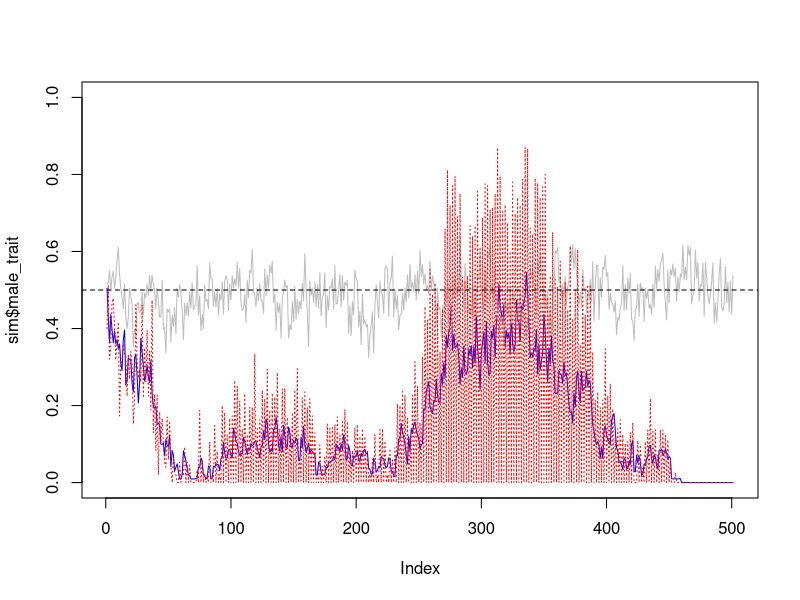

Write R code to recreate this figure.
#### parameters ####

## list of global parameters
p <- list(
  nb_class = c(1,1), ## i classes of juveniles; non reproductive; only the last observes
  ## j classes of adults; reproductive; only the last does not observe
  K = 200, ## pop size
  female_strategy = "conformity", ## alternatives: "koinophilia" or "conformity"
  survival = 0.9, ## must be < 1
  # ageing = 0.1, ## probability to stay in the same age class from one time step to the next
  initial_trait_frequency = 0.5, # initial probability that males have trait 1 (and neutral trait 1)
  # initial_choice_frequency = 0.1, # initial probability that females have chosen trait 1
  n_matings = 10, ## maximum number of matings for males at every time step, must be > 0
  heritability = 1, ## with mutation rate = 1 - heritability
  n_obs = 10, ## maximal number of couples observed per female
  c = 0.6, ## copying rate
  n_steps_removed = 50) ## must be > 0

## dataframe for parameters variation
param_variation <- expand.grid(n_obs = c(4, 6, 8, 10, 15),
                               heritability = 1,
                               c = seq(0.6, 0.8, 0.05))
param_variation_null <- expand.grid(n_obs = 0,
                               heritability = 1,
                               c = seq(0.6, 0.8, 0.05))

## number of replicates per combination of parameters
n_replicates <- 100

## total number of simulations to run
n_simus <- nrow(param_variation) * n_replicates

## number of time steps
n_steps <- 200


#### functions to run simulations ####

# parameters <- p

init_pop <- function(parameters) {
  males <- matrix(NA, nrow = parameters$K, ncol = 4) ## age / trait / neutral trait / alive / nb of matings    
  females <- matrix(NA, nrow = parameters$K, ncol = 7) ## age / trait / neutral trait / alive / observed / preferred / ID male chosen
  colnames(males) <- c("age", "trait", "neutral", "alive")
  colnames(females) <- c("age", "trait", "neutral", "alive", "observed", "preferred", "ID_father")
  ## description of classes
  reproductive = c(rep(FALSE, parameters$nb_class[1]), rep(TRUE, parameters$nb_class[2]))
  observing = c(rep(FALSE, parameters$nb_class[1]-1), TRUE, rep(TRUE, parameters$nb_class[2]-1), FALSE)
  ## initial repartition among age classes
  ## geometric decrease in frequency, based on survival chances
  n <- with(parameters,sum(nb_class))
  pr <- with(parameters, survival^(1:n) / ((survival-survival^(n+1)) / (1-survival))) 
  ## randomly draw number of males
  n_males <- rbinom(1, size = parameters$K, prob = 1/2)
  n_females <- parameters$K - n_males
  ## random repartition of individuals among age classes
  n_males <- as.numeric(rmultinom(1, size = n_males, prob = pr)) # number of males per age class
  n_females <- as.numeric(rmultinom(1, size = n_females, prob = pr)) # number of females per age class
  
  n_tot_females <- sum(n_females) # total number of females
  n_tot_males <- sum(n_males) # total number of males
  
  ## Initialization of age, trait, neutral trait and "who is alive" for females and males
  if (n_tot_females > 0) {
    pos <- 1 : n_tot_females
    females[pos, "age"] <- rep(1:n, times = n_females) # initialization of age in the female matrix
    females[pos, "trait"] <- rbinom(n_tot_females, size = 1, prob = parameters$initial_trait_frequency) # initialization of trait
    females[pos, "neutral"] <- rbinom(n_tot_females, size = 1, prob = parameters$initial_trait_frequency) # initialization of neutral trait
    females[pos, "alive"] <- 1 # initialization of "who is alive"
  }
  if (n_tot_males > 0) {
    pos <- 1 : n_tot_males 
    males[pos, "age"] <- rep(1:n, times = n_males) # initialization of age in the male matrix
    males[pos, "trait"] <- rbinom(n_tot_males, size = 1, prob = parameters$initial_trait_frequency) # initialization of trait
    males[pos, "neutral"] <- rbinom(n_tot_males, size = 1, prob = parameters$initial_trait_frequency) # initialization of neutral trait
    males[pos, "alive"] <- 1 # initialization of "who is alive"
  }
  
  ## Initialization of male chosen for reproductive females
  pos_f <- which(reproductive[females[, 1]]) # positions of reproductive females
  pos_m <- which(reproductive[males[, 1]]) # positions of reproductive males
  if (length(pos_f) > 0 & length(pos_m) > 0) {
    if (length(pos_m) == 1) {
      females[pos_f, "ID_father"] <- pos_m
    } else {
      females[pos_f, "ID_father"] <- sample(pos_m, size = length(pos_f), replace = TRUE)
    }
  }
  
  return(list(males = males, females = females, reproductive = reproductive, observing = observing))
}
# 
# parameters <- p
# tmax <- 10
# return_tradition_only = FALSE

dynamics <- function(tmax, parameters, return_tradition_only = FALSE) { # if return_tradition_only = FALSE, store raw temporal results, if not, store only one tradition (duration) per simulation
  ## initialization
  pop <- init_pop(parameters)
  
  nb <- sum(parameters$nb_class) # number of age classes
  n_females <- n_females_old <- table(factor(pop$females[, "age"], levels = 1 : nb)) # number of females per age class
  n_males <- n_males_old <- table(factor(pop$males[, "age"], levels = 1 : nb)) # number of males per age class
  
  ## prepare vectors and matrices to store output (only if we store raw results)
  if (!return_tradition_only) {
    # for males
    sequence_trait_m <- sequence_neutral_m <- rep(NA, tmax + 1)
    sequence_trait_m[1] <- mean(pop$males[, "trait"], na.rm = TRUE)
    sequence_neutral_m[1] <- mean(pop$males[, "neutral"], na.rm = TRUE)
    # for females
    sequence_trait_f <- sequence_neutral_f <- rep(NA, tmax + 1)
    sequence_observed <- sequence_preferred <- sequence_choice <- rep(NA, tmax + 1)
    sequence_trait_f[1] <- mean(pop$females[, "trait"], na.rm = TRUE)
    sequence_neutral_f[1] <- mean(pop$females[, "neutral"], na.rm = TRUE)
    sequence_choice[1] <- mean(pop$males[pop$females[, "ID_father"], "trait"], na.rm = TRUE)
    sequence_observed[1] <- NA
    sequence_preferred[1] <- NA
    # number of individuals in each age class
    pop_size <- matrix(NA, nrow = tmax + 1, ncol = 2*nb)
    pop_size[1,] <- c(n_females, n_males)
  } else {
    mean_choice <- NA
    trad_duration <- NA
  }
  sequence_nb_demos <- sequence_nb_observations <- rep(NA, tmax + 1)
  sequence_nb_demos[1] <- NA
  sequence_nb_observations[1] <- NA
  
  ## start loop on time steps
  ## as females are "initialized" with a mate, reproduction must come first
  for(g in 1 : tmax) {
    
    ## position of females who reproduced in the previous step
    pos_fR <- which(pop$reproductive[pop$females[, "age"]] & !is.na(pop$females[, "ID_father"])) # position of the females who reproduced (demonstrator females)
    # if (length(pos_fR) == 0) { # if no mate choice at the previous step, we want to end the simulation
    #   print(g)
    #   print("no mate choice in the previous step, stop time, return results")
    #   break # go out of the loop on time steps, to store results
    # }
    # print("the next 2 lines are the position of females who mated and of males that have been chosen in the previous step")
    # print(pos_fR)
    # print(pop$females[pos_fR, "ID_father"])
    
    ## observations / preference
    pos_fO <- which(pop$observing[pop$females[, "age"]]) # position of observing females
    if (length(pos_fO) == 0) {
      # print(g)
      # print("no observing females")
    }
    if (parameters$n_obs == 0) { # preference in the null model, for n_obs = 0
      pop$females[pos_fO, "observed"] <- NA # nothing is observed
      pop$females[pos_fO, "preferred"] <- rbinom(length(pos_fO), size = 1, prob = 1/2) # the preference is random
      sequence_nb_observations[g + 1] <- parameters$n_obs
    } else { # preference in the social model, for n_obs > 0
      # we need the trait of the observed males
      if (parameters$female_strategy == "conformity") { # if female strategy is conformity
        traits_observed_males <- pop$males[pop$females[pos_fR, "ID_father"], "trait"] # traits of males who reproduced with the demonstrator females at g-1
      }
      if (parameters$female_strategy == "koinophilia") { # if female strategy is koinophilia
        traits_observed_males <- pop$males[which(pop$reproductive[pop$males[, "age"]]), "trait"] # traits of reproductive males who are present at g
      }
      # if (!return_tradition_only) sequence_nb_demos[g + 1] <- length(traits_observed_males) # store the number of social info available
      
      if (parameters$n_obs >= length(traits_observed_males)) { # case where there is less to observe than what females could: all females observe the same matings
        sequence_nb_observations[g + 1] <- length(traits_observed_males) # the effective number of observations is the number of available matings to observe
        if (length(traits_observed_males) == 0) { # if there is nothing to observe at this time step, the preference is random
          # print(g)
          # print("nothing to observe, because no repro females or repro males at the previous step")
          pop$females[pos_fO, "observed"] <- NA
          pop$females[pos_fO, "preferred"] <- rbinom(length(pos_fO), size = 1, prob = 1/2)
        } else {
          fr_obs <- mean(traits_observed_males) # frequency for trait 1 observed
          pop$females[pos_fO, "observed"] <- fr_obs
          if (fr_obs > 1/2) {
            pop$females[pos_fO, "preferred"] <- 1
          } 
          else {
            if (fr_obs == 1/2) {
              pop$females[pos_fO,"preferred"] <- rbinom(length(pos_fO), size = 1, prob = 1/2)
            } 
            else {
              pop$females[pos_fO,"preferred"] <- 0
            }
          }
        }
      }
      if (parameters$n_obs < length(traits_observed_males)) { # could be replaced by a else?
        # case where there are more matings to observe than what females can observe
        # use a hypergeometric sampling for each female
        # and determine which male trait value is most frequent among the observations
        sequence_nb_observations[g + 1] <- parameters$n_obs
        nb_1 <- sum(traits_observed_males) # number of 1 in all possible observations
        nb_0 <- length(traits_observed_males) - nb_1 # number of 0 in all possible observations
        nb_1_obs <- rhyper(length(pos_fO), nb_1, nb_0, parameters$n_obs) # number of 1 observed by each observer female
        fr_obs <- nb_1_obs/parameters$n_obs # frequency of 1 observed for each observer female
        pop$females[pos_fO, "observed"] <- fr_obs
        pop$females[pos_fO, "preferred"] <- ifelse(fr_obs > 1/2, 1, 0)
        l <- fr_obs == 1/2
        if (any(l)) {
          pop$females[pos_fO[l], "preferred"] <- rbinom(sum(l), size = 1, prob = 1/2)
        } 
      }
    } ## end of acquisition of the preference in the social model
    
    
    ## who will survive?
    pos <- which(pop$females[, "age"] < nb) # position of females of age class in which survival occurs (not the last age class)
    pop$females[pos, "alive"] <- with(parameters, rbinom(length(pos), size = 1, prob = survival)) # survival (1) or death (0) for every female
    pop$females[which(pop$females[, "age"] == nb), "alive"] <- 0 # females of the last age class will all die
    pos <- which(pop$males[, "age"] < nb) # position of males of age class in which survival occurs (not the last age class)
    pop$males[pos, "alive"] <- with(parameters, rbinom(length(pos), size = 1, prob = survival)) # survival (1) or death (0) for every male
    pop$males[which(pop$males[, "age"] == nb), "alive"] <- 0 # males of the last age class will all die
    
    ## how many newborns to keep pop size constant?
    nb_newborns <- parameters$K - sum(pop$males[, "alive"], na.rm = TRUE) - sum(pop$females[, "alive"], na.rm = TRUE)
    if (nb_newborns < 0) stop("Number of newborns cannot be negative!") # check that everything is OK, in principle this could be removed...
    if (nb_newborns > parameters$K) stop("Number of newborns cannot excess max population size!")
    
    ## randomly draw the identity of the mother / transmission of trait
    if (length(pos_fR) > 0) { # if there are mothers...
      if (nb_newborns > 0) { # ... and space for newborns
        if (length(pos_fR) == 1) {
          who_is_the_mother <- pos_fR
        } else {
          who_is_the_mother <- sample(pos_fR, size = nb_newborns, replace = TRUE)
        }
        who_is_the_father <- pop$females[who_is_the_mother, "ID_father"] # position of the father for each newborn
        # compute trait values for newborns, as transmitted by the two parents
        # print("the next 4 lines are who_is_the_mother, who_is_the_father and theirs relative traits")
        # print(who_is_the_mother)
        # print(who_is_the_father)
        # print(pop$females[who_is_the_mother, "trait"])
        # print(pop$males[who_is_the_father, "trait"])
        newborn_trait <- ifelse(runif(nb_newborns) < 0.5, pop$females[who_is_the_mother, "trait"], pop$males[who_is_the_father, "trait"])
        newborn_neutral <- ifelse(runif(nb_newborns) < 0.5, pop$females[who_is_the_mother, "neutral"], pop$males[who_is_the_father, "neutral"])
        # print("next line = generation")
        # print(g)
        # print("next line = newborn_trait")
        # print(newborn_trait)
        # print("next line = newborn_neutral")
        # print(newborn_neutral)
        # print("next 2 lines = mother and father traits")
        # print(pop$females[who_is_the_mother, "trait"])
        # print(pop$males[who_is_the_father, "trait"])
        # mutation
        mutation_rate <- 1 - parameters$heritability
        mute <- runif(nb_newborns) < mutation_rate
        if (any(mute)) newborn_trait[mute] <- rbinom(sum(mute), size = 1, prob = 1/2)
        mute <- runif(nb_newborns) < mutation_rate
        if (any(mute)) newborn_neutral[mute] <- rbinom(sum(mute), size = 1, prob = 1/2)
        # print("the next line is newborns traits, and male newborn traits")
        # print(newborn_trait)
        # are newborns males or females ?
        newborn_female <- runif(nb_newborns) < 0.5 # TRUE if the newborn is a female
      } else {print("no space for newborns at this step")}
    } else {print("no newborns because no repo females at this step")}

    ## ageing / death
    pop$males[pop$males[, "alive"] == 0, ] <- NA # rows of NA for dead males
    # pos_males_age <- which(!is.na(pop$males[, "age"]))
    # pop$males[pos_males_age, "age"] <- ifelse(runif(length(pos_males_age)) > parameters$ageing, pop$males[pos_males_age, "age"] + 1, pop$males[pos_males_age, "age"])
    pop$males[, "age"] <- pop$males[, "age"] + 1
    pop$females[pop$females[, "alive"] == 0, ] <- NA # rows of NA for dead females
    # pos_females_age <- which(!is.na(pop$females[, "age"]))
    # pop$females[pos_females_age, "age"] <- ifelse(runif(length(pos_females_age)) > parameters$ageing, pop$females[pos_females_age, "age"] + 1, pop$females[pos_females_age, "age"])
    pop$females[, "age"] <- pop$females[, "age"] + 1

    
    # add newborns to tables
    if (length(pos_fR) > 0) { # if there are mothers...
      if (nb_newborns > 0) { # ... and space for newborns: there are newborns to add to tables
        if (length(newborn_female) > 0 & any(newborn_female)) { # female newborns
          pos <- which(is.na(pop$females[, "age"])) # all empty spaces in the matrix
          pos_f <- pos[1 : sum(newborn_female)] # the empty spaces that will be used to store newborns
          pop$females[pos_f, "trait"] <- newborn_trait[newborn_female]
          pop$females[pos_f, "neutral"] <- newborn_neutral[newborn_female]
          pop$females[pos_f, "age"] <- 1
          pop$females[pos_f, "alive"] <- 1
        }
        if (length(newborn_female) > 0 & any(!newborn_female)) { # male newborns
          pos <- which(is.na(pop$males[, "age"])) # all empty spaces in the matrix
          pos_m <- pos[1 : sum(!newborn_female)] # the empty spaces that will be used to store newborns
          # print(newborn_trait[!newborn_female])
          pop$males[pos_m, "trait"] <- newborn_trait[!newborn_female]
          pop$males[pos_m, "neutral"] <- newborn_neutral[!newborn_female]
          pop$males[pos_m, "age"] <- 1
          pop$males[pos_m, "alive"] <- 1
        }
      }
    }

    ## update who is reproductive (who will have to choose a mate)
    pos_fR <- which(pop$reproductive[pop$females[, "age"]])
    pos_mR <- which(pop$reproductive[pop$males[, "age"]])
    
    if (length(pos_fR) == 0) {
      print(g)
      print("no more reproductive females in the pop")
      nb_repro <- 0
      break
    }
    if (length(pos_mR) == 0) {
      print(g)
      print("no more reproductive males in the pop, stop time, return results")
      nb_repro <- 0
      break
    }
    
    ## mating based on preferences with competition among males
    pop$females[, "ID_father"] <- NA # reset the column of chosen mates from the previous time step
    pos_f_non_mated <- which(pop$reproductive[pop$females[, "age"]] & is.na(pop$females[, "ID_father"])) # females who have to choose a mate
    pos_m_non_mated <- pos_mR # males who still have matings to make
    nb_matings_males <- rep(parameters$n_matings, length(pos_mR)) # number of matings to make for each male
    names(nb_matings_males) <- pos_mR
    
    while (length(pos_f_non_mated) > 0 && length(pos_m_non_mated) > 0) { # as long as there are males and females available to mate
      # stop the while loop if c = 1 and all females preferences are different from males traits (no choice possible, the while loop would never end)
      if (parameters$c == 1 & !any(pop$females[pos_f_non_mated, "preferred"] %in% pop$males[pos_m_non_mated, "trait"])) {  
        break }
      
      pos_f_met <- pos_m_met <- NULL # vectors of females and males who will meet each other
      if (length(pos_f_non_mated) > length(pos_m_non_mated)) { # if there are more females to mate than males available
        pos_f_met <- sample(pos_f_non_mated, length(pos_m_non_mated), replace = FALSE) # we randomly select the females who will have a mate
        pos_m_met <- pos_m_non_mated
      }
      if (length(pos_m_non_mated) > length(pos_f_non_mated)) { # if there are more males available than females
        pos_m_met <- sample(pos_m_non_mated, length(pos_f_non_mated), replace = FALSE) # we randomly select one male for each female to meet with
        pos_f_met <- pos_f_non_mated
      }
      if (length(pos_m_non_mated) == length(pos_f_non_mated) && length(pos_m_non_mated) > 1) { # if there are as many males as females available (and > 1)
        pos_m_met <- sample(pos_m_non_mated) # all males available are met, we just reorder the vector of males
        pos_f_met <- pos_f_non_mated
      }
      if (length(pos_m_non_mated) == length(pos_f_non_mated) && length(pos_m_non_mated) == 1) { # if there are as many males as females available (1 of each)
        pos_m_met <- pos_m_non_mated # the last male available is met by the last female 
        pos_f_met <- pos_f_non_mated
      }
      
      pr <- ifelse(pop$males[pos_m_met, "trait"] == pop$females[pos_f_met, "preferred"], # probability to accept the sampled (met) male, for each female
                   parameters$c,
                   1 - parameters$c)
      
      if(any(is.na(pop$males[pos_m_met, "trait"]))) stop("NA in met males traits")
      if (any(pr < 0) | any(pr > 1)) stop("Invalid probability value!")
      
      chosen <- rbinom(length(pos_f_met), size = 1, prob = pr) # is the male chosen or not, for every female
      
      if (any(chosen == 1)) { # if matings occur, store the choice of females and update the vectors of males and females still available for mating
        pop$females[pos_f_met[chosen == 1], "ID_father"] <- pos_m_met[chosen == 1]
        pos_f_non_mated <- pos_fR[is.na(pop$females[pos_fR, "ID_father"])] # update positions of females without a mate
        
        nb_matings_males[as.character(pos_m_met[chosen == 1])] <- nb_matings_males[as.character(pos_m_met[chosen == 1])] - 1 # remove a mating for males who mated
        pos_m_non_mated <- pos_m_non_mated[nb_matings_males > 0] # keep only males who still have matings to make
        nb_matings_males <- nb_matings_males[nb_matings_males > 0] # keep only males who still have matings to make
      }
    }
    
    ## number of demonstrations during that time step
    nb_repro <- length(which(pop$reproductive[pop$females[, "age"]] & !is.na(pop$females[, "ID_father"])))
    sequence_nb_demos[g + 1] <- nb_repro
    
    ## done with that time step, store output
    
    # if (!any(!is.na(pop$females[, "age"])) || !any(!is.na(pop$males[, "age"]))) {
    #   g <- g - 1
    #   print("male or female extinction")
    #   break # go out of the for (generations) loop
    # }
    
    if (!return_tradition_only) { # outputs if we store raw temporal results
      # for males
      sequence_trait_m[g + 1] <- mean(pop$males[, "trait"], na.rm = TRUE)
      sequence_neutral_m[g + 1] <- mean(pop$males[, "neutral"], na.rm = TRUE)
      # for females
      sequence_trait_f[g + 1] <- mean(pop$females[, "trait"], na.rm = TRUE)
      sequence_neutral_f[g + 1] <- mean(pop$females[, "neutral"], na.rm = TRUE)
      sequence_observed[g + 1] <- mean(pop$females[, "observed"], na.rm = TRUE)
      sequence_preferred[g + 1] <- mean(pop$females[, "preferred"], na.rm = TRUE)
      sequence_choice[g + 1] <- mean(pop$males[pop$females[, "ID_father"], "trait"], na.rm = TRUE)
      # number of individuals in each age class
      n_females <- table(factor(pop$females[, "age"], levels = 1 : nb))
      n_males  <- table(factor(pop$males[, "age"], levels = 1 : nb))      
      pop_size[g + 1, ] <- c(n_females, n_males)
    }
    else { # if we store results for one tradition only, compute the duration of the tradition and stops the simulation if the tradition ends
      if (g == parameters$n_steps_removed) {
        mean_choice <- mean(pop$males[pop$females[, "ID_father"], "trait"], na.rm = TRUE)
        trad_duration <- 0
      }
      if (g > parameters$n_steps_removed) { # start computing the duration of the tradition and return results if the tradition ends
        mean_choice_old <- mean_choice # mean choice at g-1
        mean_choice <- mean(pop$males[pop$females[, "ID_father"], "trait"], na.rm = TRUE) # mean choice at g
        # print("the next 2 lines are mean_choice_old and mean_choice")
        # print(mean_choice_old)
        # print(mean_choice)
        # XOR operator (exclusive or): TRUE if one input is FALSE and the other is TRUE; FALSE if the two are TRUE, or if the two are FALSE
        if (xor(mean_choice > 0.5, mean_choice_old > 0.5)) return(c(last_time_step = g, mean_choice_last_step = mean_choice_old, 
                                                                    n_repro_last_step = nb_repro, mean_demos = mean(sequence_nb_demos, na.rm = T),
                                                                    mean_n_obs = mean(sequence_nb_observations, na.rm = T),
                                                                    tradition_duration = trad_duration))
        trad_duration <- trad_duration + 1
      }
    }
  } ## end of for loop (generations)
  
  ## done with all time steps, return results
  if (!return_tradition_only) {
    results <- list(population = pop, 
                    male_trait = sequence_trait_m, male_neutral = sequence_neutral_m,
                    female_trait = sequence_trait_f, female_neutral = sequence_neutral_f,
                    observed = sequence_observed, preference = sequence_preferred,
                    choice = sequence_choice, effective_nobs = sequence_nb_observations,
                    n_demos = sequence_nb_demos,
                    size = pop_size)
    return(results)
  } 
  else {
    return(c(last_time_step = g, mean_choice_last_step = mean_choice, 
             n_repro_last_step = nb_repro, mean_demos = mean(sequence_nb_demos, na.rm = T),
             mean_n_obs = mean(sequence_nb_observations, na.rm = T),
             tradition_duration = trad_duration))
  }
}

# p$c <- 0.7
# p$n_matings <- 2
# (test <- dynamics(150, p, return_tradition_only = T))

# test code
p$K <- 200
p$nb_class <- c(1,1)
p$ageing <- 0.1
p$female_strategy <- "conformity"
p$n_obs <- 0
p$c <- 0.5
p$heritability <- 1
p$n_matings <- 10
p$n_steps_removed <- 100
sim <- dynamics(500, p, return_tradition_only = F)

# test plot
plot(sim$male_trait, type = "l", col = "blue", ylim = c(0,1))
lines(sim$male_neutral, col = "gray")
lines(sim$choice, col = "red", lty = 3)
abline(h = 0.5, lty = 2)


# nb <- sum(p$nb_class)
# coul <- NULL
# for(i in 1 : nb) coul <- c(coul, adjustcolor("indianred", alpha.f = i/nb))
# for(i in 1 : nb) coul <- c(coul, adjustcolor("steelblue", alpha.f = i/nb))
# barplot(t(sim$size[1:100, ]), col = coul)

## function inputs:
# param_grid = dataframe for parameters variation
# parameters = list of global parameters
# file_name = name of the file in which we store results
# n_replicates = number of replicates for each parameters combination
# tmax = number of time steps in each simulation

param_grid <- param_variation
parameters <- p
file_name <- "test.csv"
n_replicates = 10
tmax = 100

parameters_exploration <- function(param_grid, parameters, file_name, n_replicates = 10, tmax = 200) {
  n_simus <- nrow(param_grid) * n_replicates
  simu_index <- 1
  for (i in 1 : nrow(param_grid)) {
    parameters[colnames(param_grid)] <- param_grid[i,] # set parameters value for the simulation to run
    # print(param_grid[i,])
    for (r in 1 : n_replicates) {
      cat(simu_index, "/", n_simus, "\n")
      simu <- try(dynamics(tmax, parameters, return_tradition_only = TRUE)) # run the simulation
      if (simu_index == 1) { # set up the file to store results
        cat("", "simu", colnames(param_grid), "replicate", names(simu), sep = ";", file = file_name, append = FALSE) # columns names in the file
        cat("\n", file = file_name, append = TRUE) # skip a line
      }
      if ("try-error" %in% class(simu)) { # try ro run the simulation, return NA in the results if there is an error
        # c(generation = NA, mean_choice = NA, tradition_duration = NA) # to be changed in something more generic
        cat(simu_index, i, unlist(param_grid[i,]), r, rep(NA, length(simu)), sep = ";", file = file_name, append = TRUE)
        cat("\n", file = file_name, append = TRUE) # skip a line
      }
      else {
        cat(simu_index, i, unlist(param_grid[i,]), r, simu, sep = ";", file = file_name, append = TRUE) # store results of the simulation in one row of the file
        cat("\n", file = file_name, append = TRUE) # skip a line
      }
      simu_index <- simu_index + 1
    }
  }
}

# test code
# gr <- expand.grid(heritability = seq(0.1, 0.9, by = 0.1), c = seq(0.5, 1, length = 10))
# parameters_exploration(gr, p, "toto.csv", tmax = 100)
parameters_exploration(param_grid, parameters, file_name, n_replicates = 10, tmax = 200)
